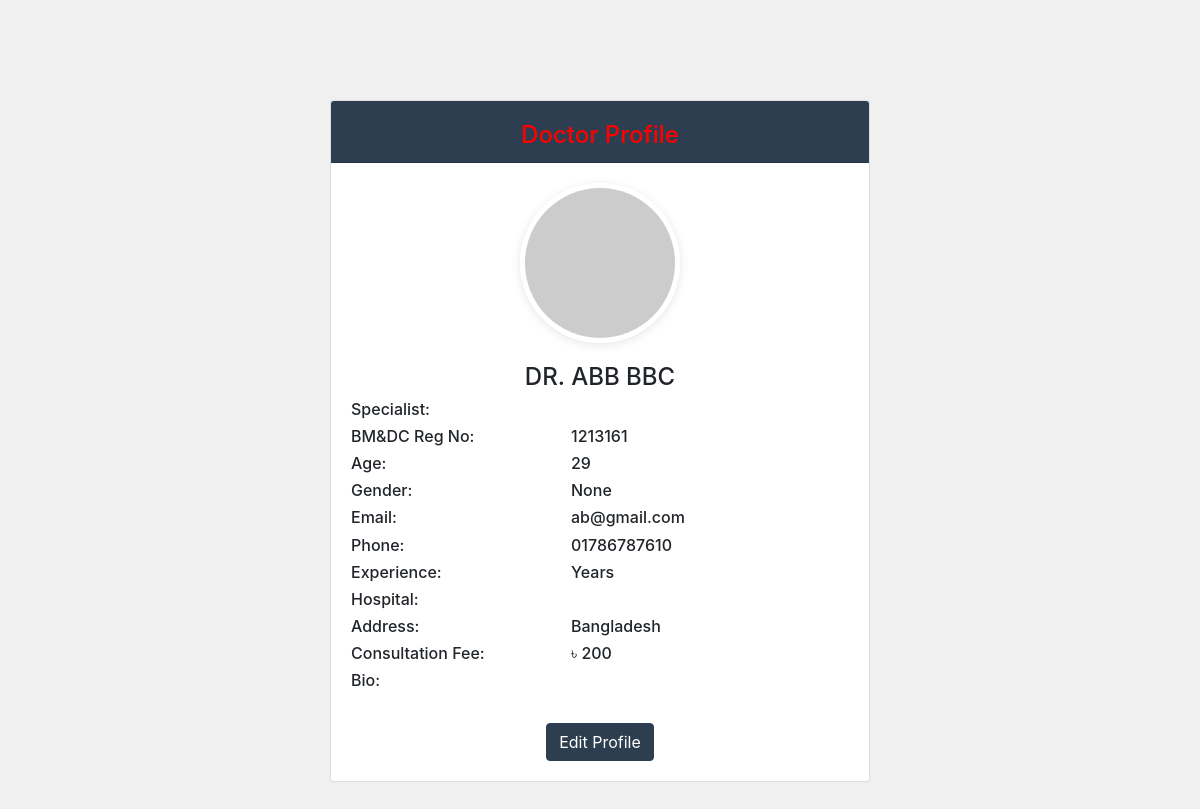
Page /doctor/profile (signed in) on the earlier database version.
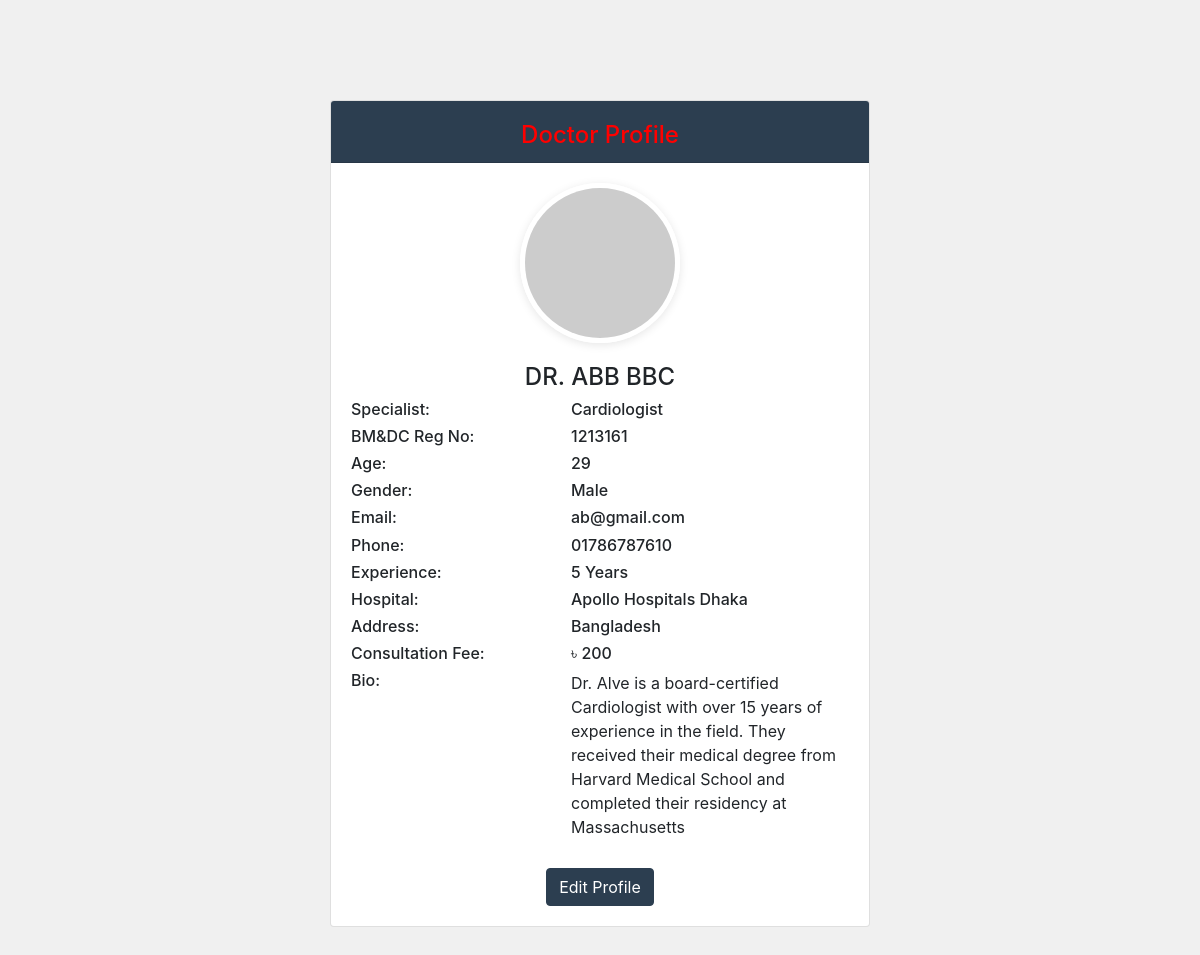
Same page on the later database version.
### doctor/models.py (models this page shows, shortened)
class Doctor(models.Model):
    user=models.OneToOneField(User,on_delete=models.CASCADE)
    bmdc = models.CharField(max_length=10, null=False, unique=True, default='')
    address = models.CharField(max_length=40, default='')
    mobile = models.CharField(max_length=20, null=False, unique=True, default='')
    date_of_birth = models.DateField(null=True, blank=True)
    specialist = models.CharField(max_length=40, default='')
    experience = models.CharField(max_length=2, default='')
    hospital = models.CharField(max_length=40, null=True, blank=True)
    consultation_fee = models.CharField(max_length=40, default='')
    bio = models.CharField(max_length=200, default='')
    gender_choices = (
        ('Male', 'Male'),
        ('Female', 'Female'),
        ('Other', 'Other'),
    )
    gender = models.CharField(
        max_length=6, choices=gender_choices, null=True, blank=True)

### doctor/views.py (the view)
@login_required
def docProfile(request):
    user = request.user
    doctor = Doctor.objects.get(user=user)
    age = calculate_age(doctor.date_of_birth)
    context = {'mobile': doctor.mobile, 'specialist': doctor.specialist,
               'bmdc': doctor.bmdc, 'gender': doctor.gender, 'address': doctor.address, 'hospital': doctor.hospital, 'experience':doctor.experience, 'fee': doctor.consultation_fee, 'bio': doctor.bio, 'age': age}
    return render(request, 'docprofile.html', context)

### doctor/views.py (called while the page is built)
def calculate_age(born):
    today = date.today()
    age = today.year - born.year - \
        ((today.month, today.day) < (born.month, born.day))
    return age

### Templates/docprofile.html (shortened to what this page needs)
{% load static %}
{% load widget_tweaks %}
<html lang="en">
<head>
    <link rel="stylesheet" href="https://maxcdn.bootstrapcdn.com/bootstrap/4.0.0/css/bootstrap.min.css">
    <link rel="stylesheet" href="{% static 'CSS/docprofile.css'%}">
</head>
<body>
    <div class="container">
        <div class="row justify-content-center">
            <div class="col-md-6">
                <div class="card">
                    <header class="card-header">
                        <h4 class="card-title mt-2">Doctor Profile</h4>
                    </header>
                    <article class="card-body">
                        <div class="profile-photo">
                            <img src="https://via.placeholder.com/150" alt="Profile Photo">
                        </div>
                        <div class="profile-info">
                            <h4>DR. {{ user.first_name |upper }} {{ user.last_name |upper }}</h4>
                            <div class="row">
                                <div class="col-5 text-left">
                                    <h6>Specialist:</h6>
                                </div>
                                <div class="col-7 text-left">
                                    <h6>{{specialist}}</h6>
                                </div>
                            </div>
                            <div class="row">
                                <div class="col-5 text-left">
                                    <h6>BM&amp;DC Reg No:</h6>
                                </div>
                                <div class="col-7 text-left">
                                    <h6>{{bmdc}}</h6>
                                </div>
                            </div>
                            <div class="row">
                                <div class="col-5 text-left">
                                    <h6>Age:</h6>
                                </div>
                                <div class="col-7 text-left">
                                    <h6>{{age}}</h6>
                                </div>
                            </div>
                            <div class="row">
                                <div class="col-5 text-left">
                                    <h6>Gender:</h6>
                                </div>
                                <div class="col-7 text-left">
                                    <h6>{{gender}}</h6>
                                </div>
                            </div>
                            <div class="row">
                                <div class="col-5 text-left">
                                    <h6>Email:</h6>
                                </div>
                                <div class="col-7 text-left">
                                    <h6>{{user.email}}</h6>
                                </div>
                            </div>
                            <div class="row">
                                <div class="col-5 text-left">
                                    <h6>Phone:</h6>
                                </div>
                                <div class="col-7 text-left">
                                    <h6>{{mobile}}</h6>
                                </div>
                            </div>
                            <div class="row">
                                <div class="col-5 text-left">
                                    <h6>Experience:</h6>
                                </div>
                                <div class="col-7 text-left">
                                    <h6>{{experience}} Years</h6>
                                </div>
                            </div>
                            <div class="row">
                                <div class="col-5 text-left">
                                    <h6>Hospital:</h6>
                                </div>
                                <div class="col-7 text-left">
                                    <h6>{{hospital}}</h6>
                                </div>
                            </div>
                            <div class="row">
                                <div class="col-5 text-left">
                                    <h6>Address:</h6>
                                </div>
                                <div class="col-7 text-left">
                                    <h6>{{address}}</h6>
                                </div>
                            </div>
                            <div class="row">
                                <div class="col-5 text-left">
                                    <h6>Consultation Fee:</h6>
                                </div>
                                <div class="col-7 text-left">
                                    <h6>৳ {{fee}}</h6>
                                </div>
                            </div>
                            <div class="row">
                                <div class="col-5 text-left">
                                    <h6>Bio:</h6>
                                </div>
                                <div class="col-7 text-left">
                                    <p>{{bio}}</p>
                                </div>
                            </div>
                            <br>
                            <a href="{% url 'edit_profile' %}" class="btn btn-primary">Edit Profile</a>
                        </div>
                    </article>
                </div>
            </div>
        </div>
    </div>
</body>
</html>

### static/CSS/docprofile.css (style rules this page uses)
body { background: #F0F0F0; }
.container { margin-top: 100px; margin-bottom: 30px; }
.card-header { background-color: #2C3E50; color: #FFF; text-align: center; }
.card-body { padding: 20px; }
.card-title { margin-bottom: 0; color: red; }
.btn-primary { background-color: #2C3E50; border-color: #2C3E50; }
.profile-photo { text-align: center; margin-bottom: 20px; }
.profile-photo img { border-radius: 50%; border: 5px solid #fff; box-shadow: 0 2px 10px rgba(0, 0, 0, 0.1); }
.profile-info { text-align: center; }
.profile-info p { margin-bottom: 5px; }

Differences in the rows shown:
changed Doctor "Bangladesh": specialist (not shown) → "Cardiologist"; gender (not shown) → "Male"; hospital (not shown) → "Apollo Hospitals Dhaka"; bio (not shown) → "Dr. Alve is a board-certified Cardiologist with over 15 years of experience in the field. They received their medical degree from Harvard Medical School and completed their residency at Massachusetts"
Other differences:
{{ experience }}: (not shown) → "5"
{{ gender }}: "None" → (not shown)
